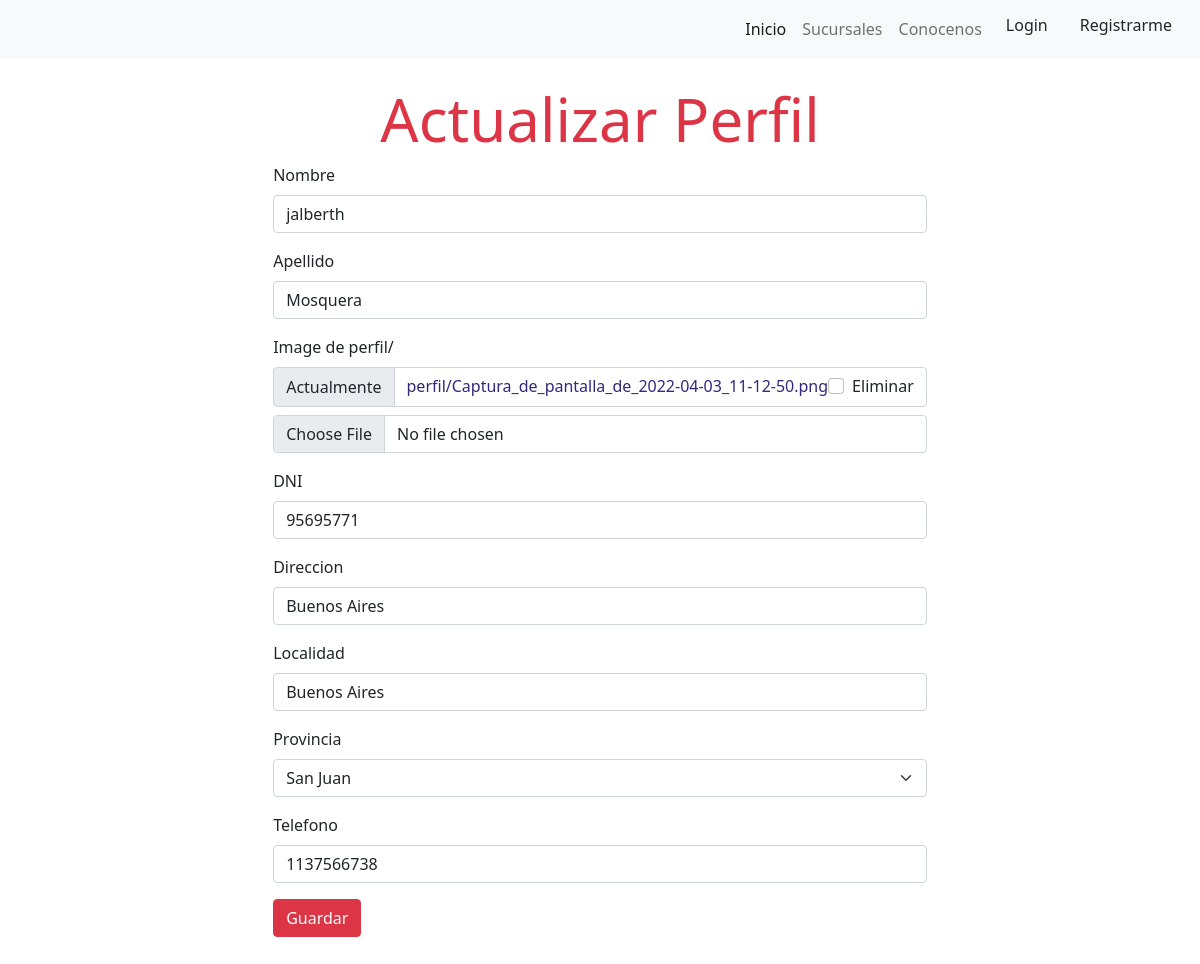
/users/userProfile/1, run on the app's committed database.
### usersApp/models.py (models this page shows, shortened)
class Usuario(AbstractUser):
    username = models.CharField('Nombre de usuario', unique=True, max_length=100)
    email = models.EmailField('Correo electronico',unique=True, max_length=254)
    name = models.CharField('Nombre', max_length=200, blank=True, null=True)
    lastName = models.CharField('lastName', max_length=200, blank=True, null=True)
    image = models.ImageField('image de perfil/', upload_to='perfil', null=True, blank=True,default='perfil/undefined.jpg')
    usuar_active = models.BooleanField(default=True)
    user_administrator = models.BooleanField(default=False)
    staff = models.BooleanField(default=False)
    dni = models.IntegerField(verbose_name='DNI', blank=True, null=True)
    direc = models.CharField(max_length=300, verbose_name='Direccion', blank=True, null=True)
    loc = models.CharField(max_length=300, verbose_name='Localidad', blank=True, null=True)
    provincias = (
        ('C.A.B.A.', 'C.A.B.A.'),
        ('Buenos Aires', 'Buenos Aires',),
        ('Catamarca', 'Catamarca'),
        ('Chaco', 'Chaco'),
        ('Chubut', 'Chubut'),
        ('Córdoba', 'Córdoba'),
        ('Corrientes', 'Corrientes'),
        ('Entre Ríos', 'Entre Ríos'),
        ('Formosa', 'Formosa'),
        ('Jujuy', 'Jujuy'),
        ('La Pampa', 'La Pampa'),
        ('La Rioja', 'La Rioja'),
        ('Mendoza', 'Mendoza'),
        ('Misiones', 'Misiones'),
        ('Neuquén', 'Neuquén'),
        ('Río Negro', 'Río Negro'),
        ('Salta', 'Salta'),
        ('San Juan', 'San Juan'),
        ('Santa Cruz', 'Santa Cruz'),
        ('Santa Fe', 'Santa Fe'),
        ('Santiago del Estero', 'Santiago del Estero'),
        ('Tierra del Fuego', 'Tierra del Fuego'),
        ('Tucumán', 'Tucumán'),
    )
    pcia = models.CharField(max_length=300, choices=provincias,verbose_name='Provincia', blank=True, null=True)
    tlf = models.IntegerField(verbose_name='Telefono', blank=True, null=True)
    sick = models.BooleanField(default=False)
    doctors = models.ManyToManyField(Doctor,'Doctor',null=True,blank=True)
    patology = models.ManyToManyField(Patology,'Patologia',null=True,blank=True)
    history = models.TextField('Historia',null=True,blank=True)
    isDoctor = models.BooleanField(default=False)
    nrMembership = models.IntegerField(null=True,blank=True)
    objects = UsuarioManager()
    USER_NAME_FIELD = 'username'
    REQUIRED_FIELDS = ['email', 'name']

### usersApp/views.py (the view)
# urls.py: path('userProfile/<int:pk>',UserProfile.as_view(), name='userProfile'),
class UserProfile(UpdateView):
    model = Usuario
    form_class = UpdateProfileUser
    template_name = 'usersApp/userProfile.html'
    success_url = reverse_lazy('index')

### usersApp/forms.py
class UpdateProfileUser(forms.ModelForm):
    class Meta:
        model = Usuario
        fields = ('name','lastName','image','dni','direc','loc','pcia','tlf')
        labels = {
            'name':'Nombre',
            'lastName':'Apellido',
            'direc':'Direccion',
            'loc':'Localidad',
            'pcia':'Provincia',
            'tlf':'Telefono',
        }

### usersApp/templates/usersApp/userProfile.html (shortened to what this page needs)
{% extends "base.html" %}
{% load static %}
{% load crispy_forms_tags %}
{% block content %}
<link rel="stylesheet" href="{% static 'css/userProfile.css' %}">
<div class=" text-center text-bold h2 border-bottom-0 text-danger">
    Actualizar Perfil
</div>
    <div class="container container-form ">
        <form method='POST' class=''>
            <div class="row">
                <div class="col-12">
                    {{form|crispy}}
                </div>
            </div>
        <input type="submit" class="btn btn-danger" value="Guardar">
    </form>
    </div>
{% endblock %}

### static/css/base.css (style rules this page uses)
* { padding: 0; margin: 0; box-sizing: border-box; }
:root { --firtsColor:#E6203A; --secondsColor:#33287C; --sidebarColor:#070C1B; }
a { text-decoration: none; color: var(--secondsColor); }
body { position: relative; padding-bottom: 7rem; min-height: 100vh; }

### static/css/userProfile.css (style rules this page uses)
.container-form { margin-bottom: 6rem; }
.h2 { font-size:60px; }
.container-form { display:flex; justify-content: center; align-items: center; flex-direction: column; }

### data on the page
Usuario: name "jalberth", lastName "Mosquera", dni "95695771", direc "Buenos Aires", loc "Buenos Aires", pcia "San Juan", tlf "1137566738"
